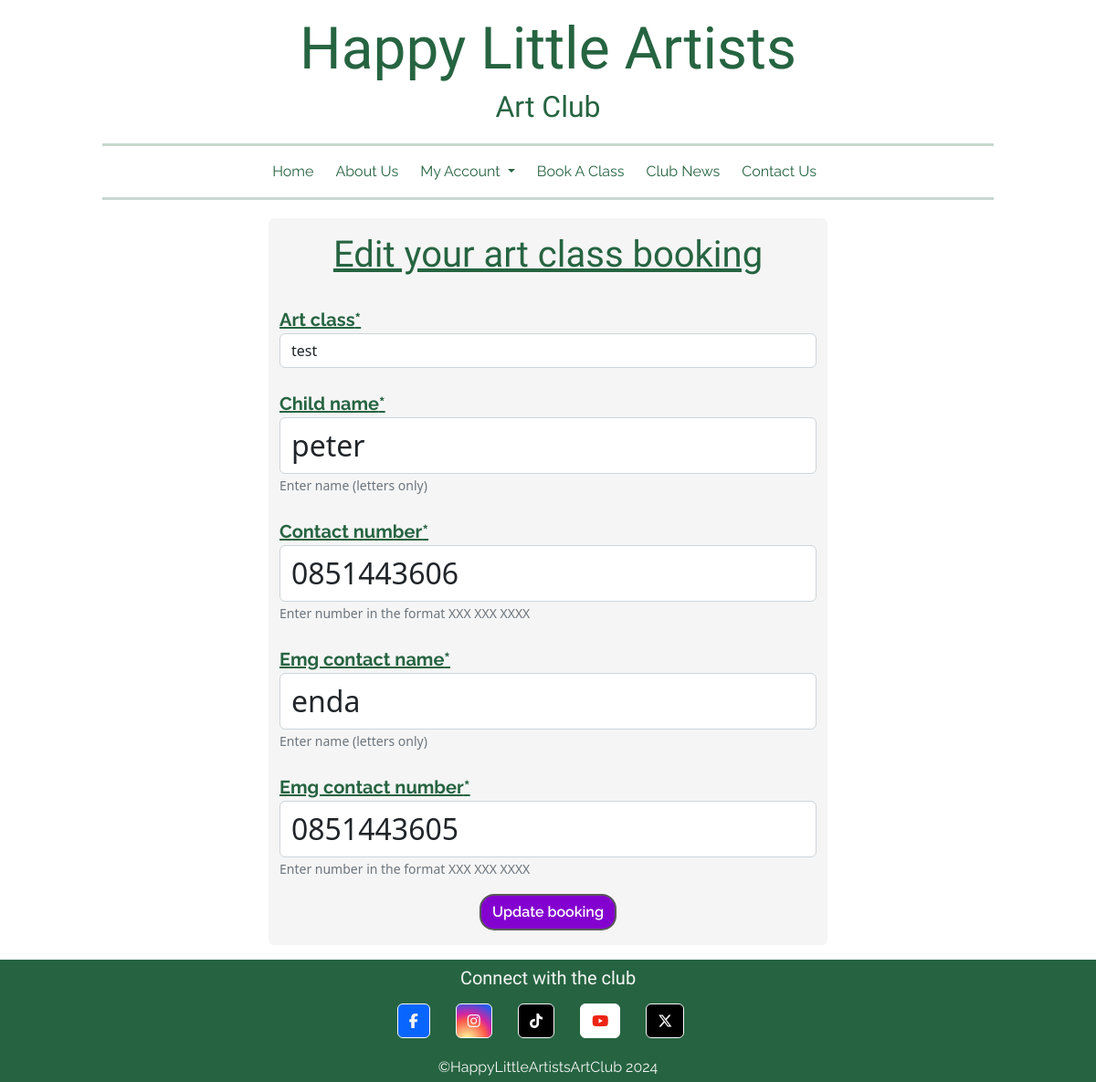
The page /bookings/edit_booking/63/ (signed in) on the database its author committed.
### bookings/models.py (models this page shows, shortened)
class Booking(models.Model):
    PAYMENT_STATUS_CHOICES = ((0, "Not Paid"), (1, "Paid"),)
    owner = models.ForeignKey(User, on_delete=models.CASCADE, related_name="bookings")
    date_created = models.DateTimeField(auto_now_add=True)
    payment_status = models.IntegerField(choices=PAYMENT_STATUS_CHOICES, default=0 )
    art_class = models.ForeignKey(ArtClass, on_delete=models.CASCADE, related_name="bookings")
    admin_notes = models.TextField(help_text='Enter booking notes here', blank=True)
    child_name = models.CharField(max_length=20, help_text="Enter name (letters only)")
    contact_number = models.CharField(max_length=20, help_text="Enter number in the format XXX XXX XXXX")
    emg_contact_name = models.CharField(max_length=20, help_text="Enter name (letters only)")
    emg_contact_number = models.CharField(max_length=20, help_text="Enter number in the format XXX XXX XXXX")
    class Meta:
        ordering = ['-date_created']

### bookings/views.py (the view, shortened to what this page needs)
# urls.py: path('edit_booking/<int:pk>/', EditBookingView.as_view(), name='edit_booking'),
class EditBookingView(LoginRequiredMixin, UserPassesTestMixin, generic.UpdateView):
    model = Booking
    template_name = 'edit_booking.html'
    form_class = EditBookingForm
    def test_func(self):
        return self.request.user == self.get_object().owner

### bookings/models.py (called while the page is built)
    def __str__(self):
        return self.title

### bookings/templates/edit_booking.html (shortened to what this page needs)
{% extends "base.html" %}
{% load crispy_forms_tags %}
{% block content %}
<section>
    <div class="row justify-content-center mt-3">
        <div class="col-sm-10 col-lg-8 col-xl-6 bg-off-white rounded">
            <h1 class="text-center text-green mt-3 text-decoration-underline">Edit your art class booking</h1>
            <form method="post" class="generated_forms">
                {{form | crispy }}
                <div class="text-center mt-3 mb-3">
                    <button type="submit" class="btn btn-small">Update booking</button>
                </div>
            </form>
        </div>
    </div>
</section>
{% endblock %}

### static/css/styles.css (style rules this page uses)
:root { --heading-font: "Love Ya Like A Sister", serif; --text-font: "Raleway", serif; --off-white: #f5f5f5; --green: #266441; --green-slightly-faded: rgba(38, 100, 65, 0.8); --green-faded: rgba(38, 100, 65, 0.1); --green-bright: #16f530; --green-bright-slightly-faded: rgba(22, 245, 48, 0.8); --green-bright-faded: rgba(22, 245, 48, 0.3); --purple: #8402cf; --purple-slightly-faded: rgba(132, 2, 207, 0.8); --purple-faded: rgba(132, 2, 207, 0.3); --yellow: #f5df16; --yellow-faded: rgba(245, 223, 22, 0.3); --orange: #f29018; --orange-slightly-faded: rgba(242, 144, 24, 0.8); --orange-faded: rgba(242, 144, 24, 0.3); --blue: #1536ed; --blue-slightly-faded: rgba(21, 54, 237, 0.8); --blue-faded: rgba(21, 54, 237, 0.3); --red: #ed2415; --red-slightly-faded: rgba(237, 36, 21, 0.8); --red-faded: rgba(237, 36, 21, 0.3); --red-dark: #d32f2f; --red-dark-slightly-faded: rgba(211, 47, 47, 0.8); --grey: #595959; --rainbow-gradient: linear-gradient( 45deg, var(--red), var(--orange), var(--yellow), var(--green-bright), var(--blue), var(--purple) ); }
.text-green { color: var(--green); }
.bg-off-white { background-color: var(--off-white); }
html { min-height: 100vh; margin: 0; }
body { min-height: 100vh; margin: 0; display: flex; flex-direction: column; }
h1, h2, h3, h4, h5, h6 { font-family: var(--heading-font); }
.btn-small { background-color: var(--purple); color: white; font-family: var(--text-font); font-weight: 600; border-radius: 1rem; border: 0.15rem solid var(--grey); }
.generated_forms label { color: var(--green); font-family: var(--text-font); font-weight: bold; font-size: 1.25rem; text-align: center; margin: 1.5rem 0 0 0; text-decoration: underline; }
.generated_forms input[type="text"] { font-size: 2rem; }

### rows shown on the page
Booking: art_class "test", child_name "peter", contact_number "0851443606", emg_contact_name "enda", emg_contact_number "0851443605"
